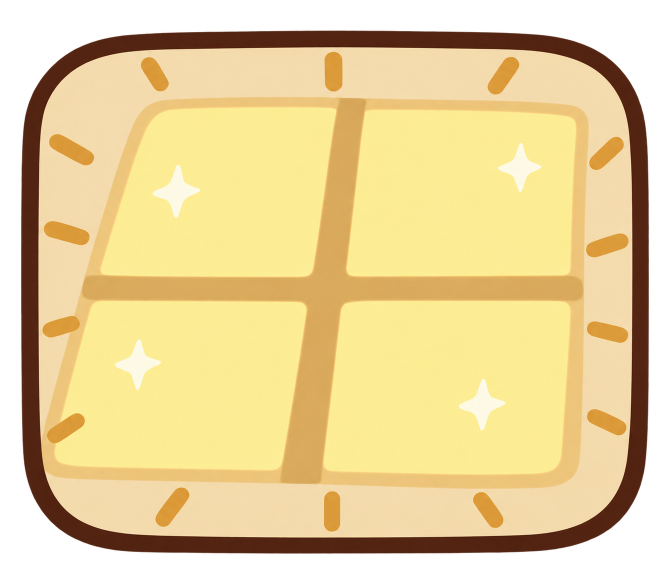
#> input picture art/cells_v1/cell_sun.png, 1340 x 1174 px (shown at 1/2 size); its folder holds 4 pictures in this run
$ python build_cells.py
#> lines starting #> are read from the running program, lines starting #| are printed output that depends on the picture
#> in main, tile is the input picture: PIL image 1340x1174 RGBA; mean R, G, B, A 182.4, 160.5, 105.8, 203.7
#!/usr/bin/env python
"""Turn the generated pictures of art/cells_v1 (see make_jobs.py) into the files tools/process_art.py reads:

    python art/cells_v1/build_cells.py       writes art/raw/cell_<id>.png and art/raw/icon_cell_<id>.png
    python tools/process_art.py --only cell_sun,cell_bowl,...   (trims, fits and writes src/assets/img/*.webp)

A tile is cut to the rounded rectangle itself: anything that sticks out above or below the tile (the bath mat's steam) is cut away, because the
game draws steam as moving particles. A badge keeps its whole picture.
"""
from __future__ import annotations

from pathlib import Path

import numpy as np
from PIL import Image

HERE = Path(__file__).resolve().parent
RAW = HERE.parent / "raw"
IDS = ["sun", "bowl", "bubble", "stump", "treat"]
ALPHA = 40


def body_rows(alpha: np.ndarray) -> tuple[int, int]:
    """The first and last rows whose opaque width is at least 80 percent of the widest row: the tile without what sticks out of it."""
    width = (alpha > ALPHA).sum(axis=1)
    wide = np.where(width >= 0.8 * width.max())[0]
    return int(wide.min()), int(wide.max()) + 1


def cut_tile(im: Image.Image) -> Image.Image:
    a = np.asarray(im)[..., 3]
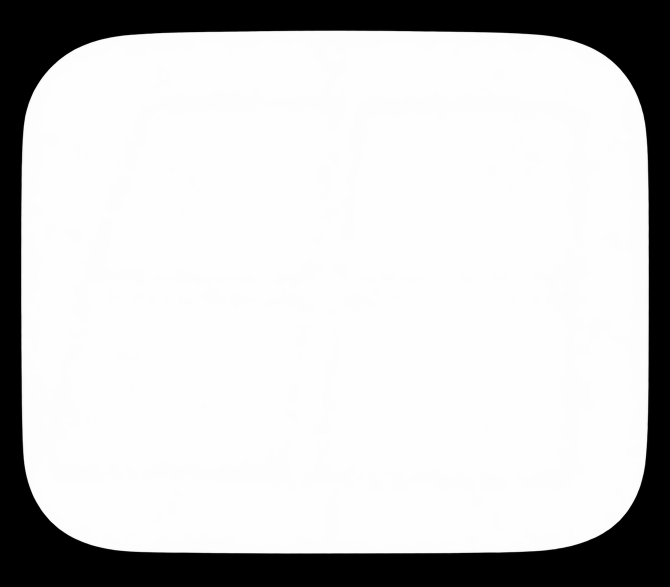
#> a: shape (1174, 1340) (shown at 1/2 size); min 0, max 255, mean 203.7
    y0, y1 = body_rows(a)
#> in body_rows, `width = (alpha > ALPHA).sum(axis=1)`: width = 1174 values, max 1256 at index 382, min 0 at index 0, mean 1077.7
#> in body_rows, `wide = np.where(width >= 0.8 * width.max())[0]`: wide = 994 values from 90 to 1083
#> y0 = 90; y1 = 1084
    # The outline of the tile's top edge is a few rows above the first row that is 80 percent wide (the corners are round): take them in.
    margin = max(2, int(0.03 * (y1 - y0)))
#> margin = 29
    return im.crop((0, max(0, y0 - margin), im.width, min(im.height, y1 + margin)))
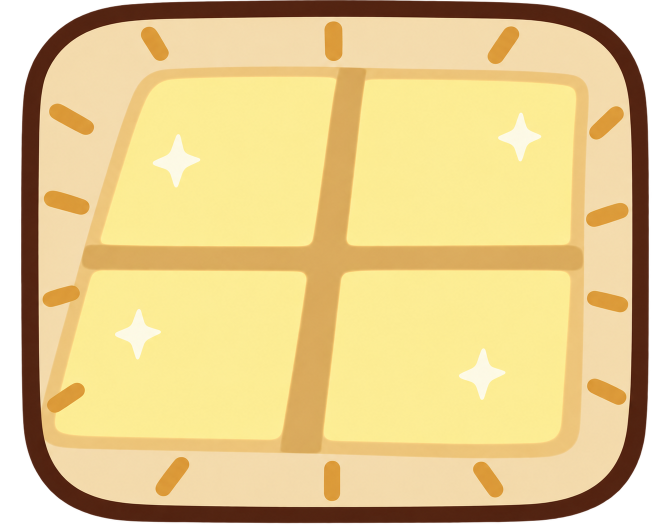
#> returned value: PIL image 1340x1052 RGBA (shown at 1/2 size); mean R, G, B, A 203.6, 179.1, 118.1, 227.3; transparent parts drawn white


def main() -> None:
    for id_ in IDS:
        tile = Image.open(HERE / f"cell_{id_}.png").convert("RGBA")
        cut_tile(tile).save(RAW / f"cell_{id_}.png")
#> (the run stopped early here; a loop or call above may not have finished)
